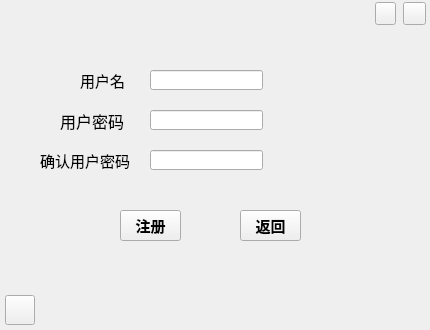
<?xml version="1.0" encoding="UTF-8"?>
<ui version="4.0">
 <class>signUp</class>
 <widget class="QWidget" name="signUp">
  <property name="geometry">
   <rect>
    <x>0</x>
    <y>0</y>
    <width>430</width>
    <height>330</height>
   </rect>
  </property>
  <property name="minimumSize">
   <size>
    <width>430</width>
    <height>330</height>
   </size>
  </property>
  <property name="maximumSize">
   <size>
    <width>430</width>
    <height>330</height>
   </size>
  </property>
  <property name="windowTitle">
   <string>Form</string>
  </property>
  <widget class="QWidget" name="signUp_child" native="true">
   <property name="geometry">
    <rect>
     <x>0</x>
     <y>0</y>
     <width>430</width>
     <height>330</height>
    </rect>
   </property>
   <property name="styleSheet">
    <string notr="true">#signUp_child
{border-image: url(:/image/signUp.png);}</string>
   </property>
   <widget class="QLineEdit" name="lineEdit_user">
    <property name="geometry">
     <rect>
      <x>150</x>
      <y>70</y>
      <width>113</width>
      <height>20</height>
     </rect>
    </property>
   </widget>
   <widget class="QLabel" name="label_passwordx">
    <property name="geometry">
     <rect>
      <x>40</x>
      <y>150</y>
      <width>91</width>
      <height>20</height>
     </rect>
    </property>
    <property name="font">
     <font>
      <pointsize>11</pointsize>
     </font>
    </property>
    <property name="text">
     <string>确认用户密码</string>
    </property>
   </widget>
   <widget class="QLabel" name="label_user">
    <property name="geometry">
     <rect>
      <x>80</x>
      <y>70</y>
      <width>51</width>
      <height>20</height>
     </rect>
    </property>
    <property name="font">
     <font>
      <pointsize>11</pointsize>
     </font>
    </property>
    <property name="text">
     <string>用户名</string>
    </property>
   </widget>
   <widget class="QLabel" name="label_password">
    <property name="geometry">
     <rect>
      <x>60</x>
      <y>110</y>
      <width>71</width>
      <height>21</height>
     </rect>
    </property>
    <property name="font">
     <font>
      <pointsize>12</pointsize>
     </font>
    </property>
    <property name="text">
     <string>用户密码</string>
    </property>
   </widget>
   <widget class="QLineEdit" name="lineEdit_password">
    <property name="geometry">
     <rect>
      <x>150</x>
      <y>110</y>
      <width>113</width>
      <height>20</height>
     </rect>
    </property>
   </widget>
   <widget class="QLineEdit" name="lineEdit_passwordx">
    <property name="geometry">
     <rect>
      <x>150</x>
      <y>150</y>
      <width>113</width>
      <height>20</height>
     </rect>
    </property>
   </widget>
   <widget class="QPushButton" name="Btn_back">
    <property name="geometry">
     <rect>
      <x>240</x>
      <y>210</y>
      <width>61</width>
      <height>31</height>
     </rect>
    </property>
    <property name="font">
     <font>
      <pointsize>11</pointsize>
      <weight>75</weight>
      <bold>true</bold>
     </font>
    </property>
    <property name="toolTip">
     <string>返回登陆界面</string>
    </property>
    <property name="text">
     <string>返回</string>
    </property>
   </widget>
   <widget class="QPushButton" name="Btn_singUp">
    <property name="geometry">
     <rect>
      <x>120</x>
      <y>210</y>
      <width>61</width>
      <height>31</height>
     </rect>
    </property>
    <property name="font">
     <font>
      <pointsize>11</pointsize>
      <weight>75</weight>
      <bold>true</bold>
     </font>
    </property>
    <property name="toolTip">
     <string>注册账号</string>
    </property>
    <property name="text">
     <string>注册</string>
    </property>
   </widget>
   <widget class="QPushButton" name="minimize">
    <property name="geometry">
     <rect>
      <x>375</x>
      <y>2</y>
      <width>21</width>
      <height>23</height>
     </rect>
    </property>
    <property name="toolTip">
     <string>最小化</string>
    </property>
    <property name="text">
     <string/>
    </property>
    <property name="icon">
     <iconset resource="image.qrc">
      <normaloff>:/image/minimize.png</normaloff>:/image/minimize.png</iconset>
    </property>
   </widget>
   <widget class="QPushButton" name="close">
    <property name="geometry">
     <rect>
      <x>403</x>
      <y>2</y>
      <width>23</width>
      <height>23</height>
     </rect>
    </property>
    <property name="toolTip">
     <string>关闭</string>
    </property>
    <property name="text">
     <string/>
    </property>
    <property name="icon">
     <iconset resource="image.qrc">
      <normaloff>:/image/close.png</normaloff>:/image/close.png</iconset>
    </property>
   </widget>
   <widget class="QPushButton" name="pushButton_singUp_2">
    <property name="geometry">
     <rect>
      <x>5</x>
      <y>295</y>
      <width>30</width>
      <height>30</height>
     </rect>
    </property>
    <property name="font">
     <font>
      <pointsize>11</pointsize>
      <weight>75</weight>
      <bold>true</bold>
     </font>
    </property>
    <property name="toolTip">
     <string>清除用户信息</string>
    </property>
    <property name="text">
     <string/>
    </property>
    <property name="icon">
     <iconset resource="image.qrc">
      <normaloff>:/image/clear.png</normaloff>:/image/clear.png</iconset>
    </property>
    <property name="iconSize">
     <size>
      <width>26</width>
      <height>26</height>
     </size>
    </property>
   </widget>
  </widget>
 </widget>
 <resources>
  <include location="image.qrc"/>
 </resources>
 <connections/>
</ui>
